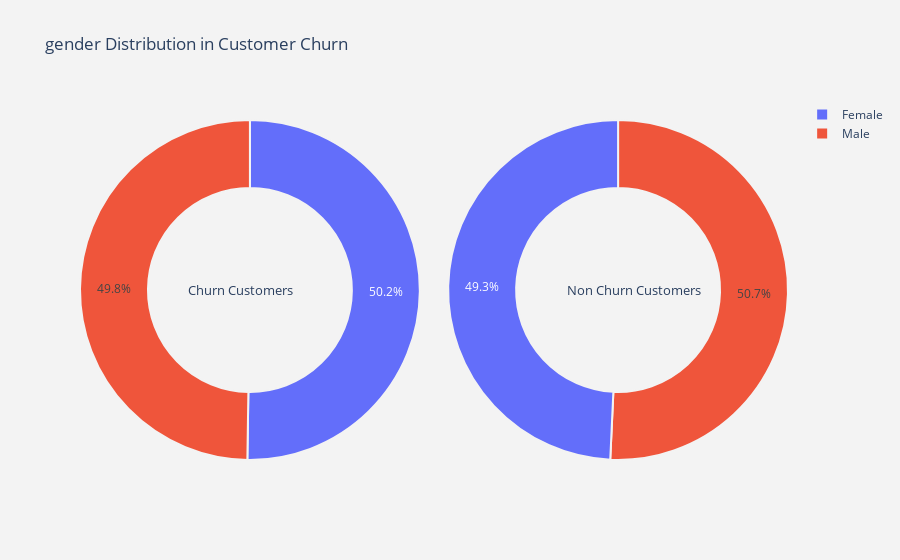
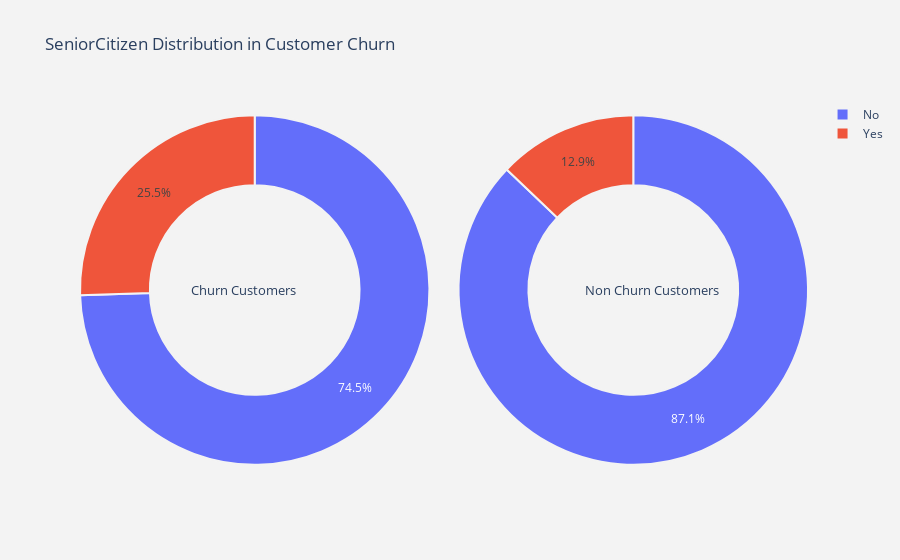
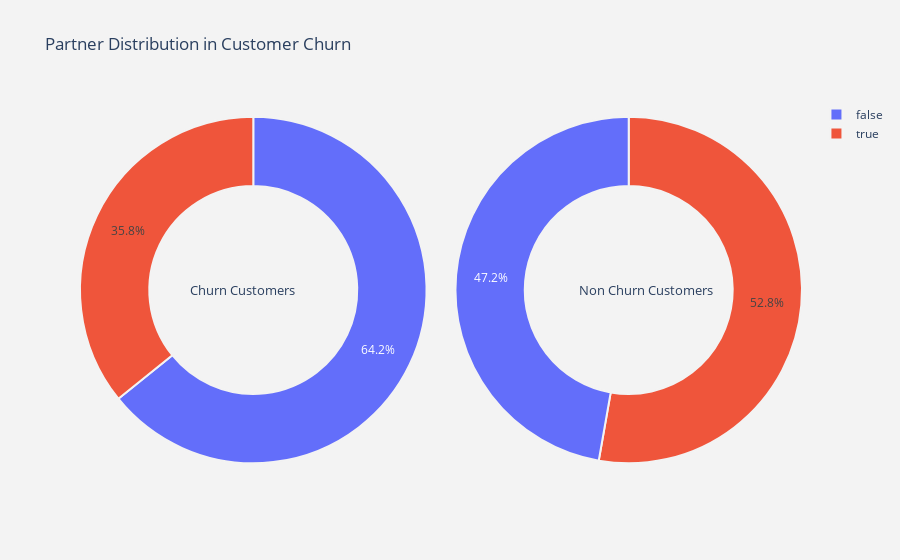
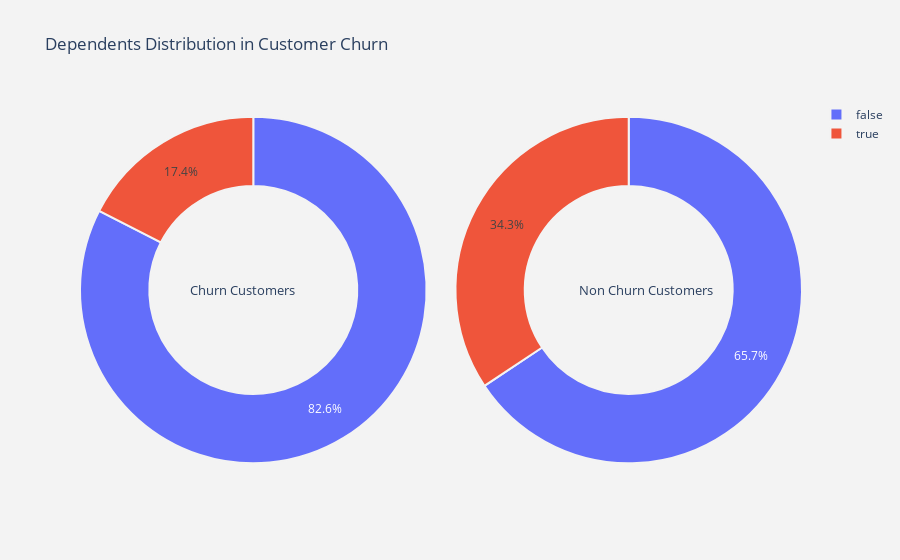

Notebook code for these charts, in order:
### Code cell
# Function for pie plot for customer churn types
def plot_pie(column) :
    
    trace1 = go.Pie(values  = churn[column].value_counts().values.tolist(),
                    labels  = churn[column].value_counts().keys().tolist(),
                    hoverinfo = "label+percent+name",
                    domain  = dict(x = [0,.48]),
                    name    = "Churn Customers",
                    marker  = dict(line = dict(width = 2,
                                               color = "rgb(243,243,243)")
                                  ),
                    hole    = .6
                   )
    trace2 = go.Pie(values  = not_churn[column].value_counts().values.tolist(),
                    labels  = not_churn[column].value_counts().keys().tolist(),
                    hoverinfo = "label+percent+name",
                    marker  = dict(line = dict(width = 2,
                                               color = "rgb(243,243,243)")
                                  ),
                    domain  = dict(x = [.52,1]),
                    hole    = .6,
                    name    = "Non Churn Customers" 
                   )


    layout = go.Layout(dict(title = column + " Distribution in Customer Churn",
                            plot_bgcolor  = "rgb(243,243,243)",
                            paper_bgcolor = "rgb(243,243,243)",
                            annotations = [dict(text = "Churn Customers",
                                                font = dict(size = 13),
                                                showarrow = False,
                                                x = .15, y = .5),
                                           dict(text = "Non Churn Customers",
                                                font = dict(size = 13),
                                                showarrow = False,
                                                x = .88,y = .5
                                               )
                                          ]
                           )
                      )
    data = [trace1,trace2]
    fig  = go.Figure(data = data,layout = layout)
    
    image_path = "outputs/pie_plot_" + column + ".png"
    fig.write_image(image_path)
    
    # Upload the file explicitly into artifacts 
    run.upload_file(name = image_path, path_or_stream = image_path)
    
    py.iplot(fig)


# Function for histogram for customer churn types
def histogram(column) :
    trace1 = go.Histogram(x  = churn[column],
                          histnorm= "percent",
                          name = "Churn Customers",
                          marker = dict(line = dict(width = .5,
                                                    color = "black"
                                                    )
                                        ),
                         opacity = .9 
                         ) 
    
    trace2 = go.Histogram(x  = not_churn[column],
                          histnorm = "percent",
                          name = "Non Churn Customers",
                          marker = dict(line = dict(width = .5,
                                              color = "black"
                                             )
                                 ),
                          opacity = .9
                         )
    
    data = [trace1,trace2]
    layout = go.Layout(dict(title =column + " Distribution in Customer Churn ",
                            plot_bgcolor  = "rgb(243,243,243)",
                            paper_bgcolor = "rgb(243,243,243)",
                            xaxis = dict(gridcolor = 'rgb(255, 255, 255)',
                                             title = column,
                                             zerolinewidth=1,
                                             ticklen=5,
                                             gridwidth=2
                                            ),
                            yaxis = dict(gridcolor = 'rgb(255, 255, 255)',
                                             title = "percent",
                                             zerolinewidth=1,
                                             ticklen=5,
                                             gridwidth=2
                                            ),
                           )
                      )
    fig  = go.Figure(data=data,layout=layout)
    
    image_path = "outputs/histogram_" + column + ".png"
    fig.write_image(image_path)
    
    # Upload the file explicitly into artifacts 
    run.upload_file(name = image_path, path_or_stream = image_path)
    
    py.iplot(fig)
    
    
# Function for scatter plot matrix for numerical columns in data
def scatter_matrix(df)  :
    
    df  = df.sort_values(by = "Churn" ,ascending = True)
    classes = df["Churn"].unique().tolist()
    classes
    
    class_code  = {classes[k] : k for k in range(2)}
    class_code

    color_vals = [class_code[cl] for cl in df["Churn"]]
    color_vals

    pl_colorscale = "Portland"

    pl_colorscale

    text = [df.loc[k,"Churn"] for k in range(len(df))]
    text

    trace = go.Splom(dimensions = [dict(label  = "tenure",
                                       values = df["tenure"]),
                                  dict(label  = 'MonthlyCharges',
                                       values = df['MonthlyCharges']),
                                  dict(label  = 'TotalCharges',
                                       values = df['TotalCharges'])],
                     text = text,
                     marker = dict(color = color_vals,
                                   colorscale = pl_colorscale,
                                   size = 3,
                                   showscale = False,
                                   line = dict(width = .1,
                                               color='rgb(230,230,230)'
                                              )
                                  )
                    )
    axis = dict(showline  = True,
                zeroline  = False,
                gridcolor = "#fff",
                ticklen   = 4
               )
    
    layout = go.Layout(dict(title  = 
                            "Scatter Plot Matrix for Numerical Columns for Customer Churn",
                            autosize = False,
                            height = 800,
                            width  = 800,
                            dragmode = "select",
                            hovermode = "closest",
                            plot_bgcolor  = 'rgba(240,240,240, 0.95)',
                            xaxis1 = dict(axis),
                            yaxis1 = dict(axis),
                            xaxis2 = dict(axis),
                            yaxis2 = dict(axis),
                            xaxis3 = dict(axis),
                            yaxis3 = dict(axis),
                           )
                      )
    data   = [trace]
    fig = go.Figure(data = data,layout = layout )
    
    image_path = "outputs/scatter_matrix" + ".png"
    fig.write_image(image_path)
    
    # Upload the file explicitly into artifacts 
    run.upload_file(name = image_path, path_or_stream = image_path)

    py.iplot(fig)

# For all categorical columns plot a pie
for i in cat_cols :
    plot_pie(i)

# For all numerical columns plot a histogram    
for i in num_cols :
    histogram(i)

# Plot scatter plot matrix
scatter_matrix(telcom)

### Figure 1 — Plotly figure (JSON) as saved in the notebook; plotly's stock layout.template omitted (floating-point values rounded to 4 significant figures)
{"data": [{"domain": {"x": [0, 0.48]}, "hole": 0.6, "hoverinfo": "label+percent+name", "labels": ["Female", "Male"], "marker": {"line": {"color": "rgb(243,243,243)", "width": 2}}, "name": "Churn Customers", "type": "pie", "values": [939, 930]}, {"domain": {"x": [0.52, 1]}, "hole": 0.6, "hoverinfo": "label+percent+name", "labels": ["Male", "Female"], "marker": {"line": {"color": "rgb(243,243,243)", "width": 2}}, "name": "Non Churn Customers", "type": "pie", "values": [2620, 2544]}], "layout": {"annotations": [{"font": {"size": 13}, "showarrow": false, "text": "Churn Customers", "x": 0.15, "y": 0.5}, {"font": {"size": 13}, "showarrow": false, "text": "Non Churn Customers", "x": 0.88, "y": 0.5}], "paper_bgcolor": "rgb(243,243,243)", "plot_bgcolor": "rgb(243,243,243)", "title": {"text": "gender Distribution in Customer Churn"}}}

### Figure 2 — Plotly figure (JSON) as saved in the notebook; plotly's stock layout.template omitted (floating-point values rounded to 4 significant figures)
{"data": [{"domain": {"x": [0, 0.48]}, "hole": 0.6, "hoverinfo": "label+percent+name", "labels": ["No", "Yes"], "marker": {"line": {"color": "rgb(243,243,243)", "width": 2}}, "name": "Churn Customers", "type": "pie", "values": [1393, 476]}, {"domain": {"x": [0.52, 1]}, "hole": 0.6, "hoverinfo": "label+percent+name", "labels": ["No", "Yes"], "marker": {"line": {"color": "rgb(243,243,243)", "width": 2}}, "name": "Non Churn Customers", "type": "pie", "values": [4498, 666]}], "layout": {"annotations": [{"font": {"size": 13}, "showarrow": false, "text": "Churn Customers", "x": 0.15, "y": 0.5}, {"font": {"size": 13}, "showarrow": false, "text": "Non Churn Customers", "x": 0.88, "y": 0.5}], "paper_bgcolor": "rgb(243,243,243)", "plot_bgcolor": "rgb(243,243,243)", "title": {"text": "SeniorCitizen Distribution in Customer Churn"}}}

### Figure 3 — Plotly figure (JSON) as saved in the notebook; plotly's stock layout.template omitted (floating-point values rounded to 4 significant figures)
{"data": [{"domain": {"x": [0, 0.48]}, "hole": 0.6, "hoverinfo": "label+percent+name", "labels": [false, true], "marker": {"line": {"color": "rgb(243,243,243)", "width": 2}}, "name": "Churn Customers", "type": "pie", "values": [1200, 669]}, {"domain": {"x": [0.52, 1]}, "hole": 0.6, "hoverinfo": "label+percent+name", "labels": [true, false], "marker": {"line": {"color": "rgb(243,243,243)", "width": 2}}, "name": "Non Churn Customers", "type": "pie", "values": [2725, 2439]}], "layout": {"annotations": [{"font": {"size": 13}, "showarrow": false, "text": "Churn Customers", "x": 0.15, "y": 0.5}, {"font": {"size": 13}, "showarrow": false, "text": "Non Churn Customers", "x": 0.88, "y": 0.5}], "paper_bgcolor": "rgb(243,243,243)", "plot_bgcolor": "rgb(243,243,243)", "title": {"text": "Partner Distribution in Customer Churn"}}}

### Figure 4 — Plotly figure (JSON) as saved in the notebook; plotly's stock layout.template omitted (floating-point values rounded to 4 significant figures)
{"data": [{"domain": {"x": [0, 0.48]}, "hole": 0.6, "hoverinfo": "label+percent+name", "labels": [false, true], "marker": {"line": {"color": "rgb(243,243,243)", "width": 2}}, "name": "Churn Customers", "type": "pie", "values": [1543, 326]}, {"domain": {"x": [0.52, 1]}, "hole": 0.6, "hoverinfo": "label+percent+name", "labels": [false, true], "marker": {"line": {"color": "rgb(243,243,243)", "width": 2}}, "name": "Non Churn Customers", "type": "pie", "values": [3391, 1773]}], "layout": {"annotations": [{"font": {"size": 13}, "showarrow": false, "text": "Churn Customers", "x": 0.15, "y": 0.5}, {"font": {"size": 13}, "showarrow": false, "text": "Non Churn Customers", "x": 0.88, "y": 0.5}], "paper_bgcolor": "rgb(243,243,243)", "plot_bgcolor": "rgb(243,243,243)", "title": {"text": "Dependents Distribution in Customer Churn"}}}
